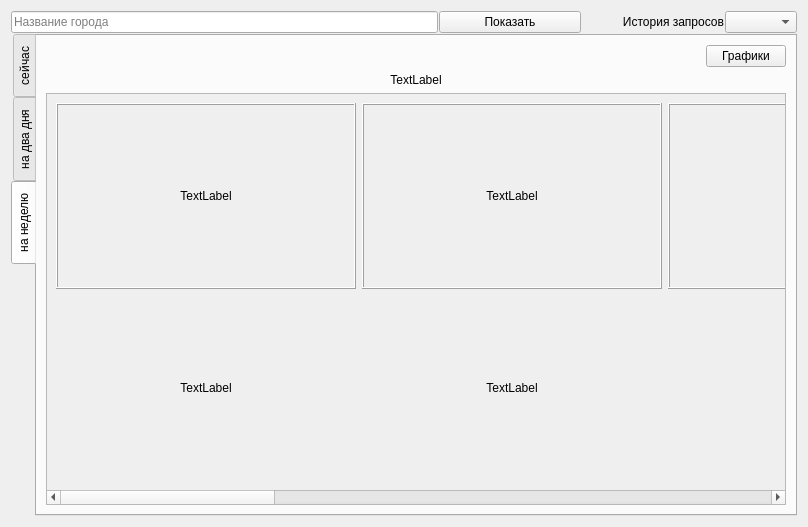
<?xml version="1.0" encoding="UTF-8"?>
<ui version="4.0">
    <class>Form</class>
    <widget class="QWidget" name="Form">
        <property name="geometry">
            <rect>
                <x>0</x>
                <y>0</y>
                <width>808</width>
                <height>527</height>
            </rect>
        </property>
        <property name="windowTitle">
            <string>Form</string>
        </property>
        <property name="styleSheet">
            <string notr="true">font: 16pt &quot;Noto Sans&quot;;</string>
        </property>
        <layout class="QVBoxLayout" name="verticalLayout_3" stretch="0,0">
            <property name="spacing">
                <number>1</number>
            </property>
            <item>
                <layout class="QHBoxLayout" name="horizontalLayout" stretch="3,1,0,0,0">
                    <property name="sizeConstraint">
                        <enum>QLayout::SetNoConstraint</enum>
                    </property>
                    <item>
                        <widget class="QLineEdit" name="enter_city_name">
                            <property name="sizePolicy">
                                <sizepolicy hsizetype="Expanding" vsizetype="Fixed">
                                    <horstretch>1</horstretch>
                                    <verstretch>0</verstretch>
                                </sizepolicy>
                            </property>
                            <property name="placeholderText">
                                <string>Название города</string>
                            </property>
                        </widget>
                    </item>
                    <item>
                        <widget class="QPushButton" name="push_source_city">
                            <property name="text">
                                <string>Показать</string>
                            </property>
                        </widget>
                    </item>
                    <item>
                        <spacer name="horizontalSpacer">
                            <property name="orientation">
                                <enum>Qt::Horizontal</enum>
                            </property>
                            <property name="sizeHint" stdset="0">
                                <size>
                                    <width>40</width>
                                    <height>20</height>
                                </size>
                            </property>
                        </spacer>
                    </item>
                    <item>
                        <widget class="QLabel" name="label_2">
                            <property name="text">
                                <string>История запросов</string>
                            </property>
                            <property name="alignment">
                                <set>Qt::AlignRight|Qt::AlignTrailing|Qt::AlignVCenter</set>
                            </property>
                        </widget>
                    </item>
                    <item>
                        <widget class="QComboBox" name="comboBox_history">
                            <property name="maxCount">
                                <number>30</number>
                            </property>
                            <property name="duplicatesEnabled">
                                <bool>true</bool>
                            </property>
                        </widget>
                    </item>
                </layout>
            </item>
            <item>
                <widget class="QTabWidget" name="tabWidget">
                    <property name="cursor">
                        <cursorShape>ClosedHandCursor</cursorShape>
                    </property>
                    <property name="tabPosition">
                        <enum>QTabWidget::West</enum>
                    </property>
                    <property name="tabShape">
                        <enum>QTabWidget::Rounded</enum>
                    </property>
                    <property name="currentIndex">
                        <number>2</number>
                    </property>
                    <property name="usesScrollButtons">
                        <bool>false</bool>
                    </property>
                    <widget class="QWidget" name="tab__one_day">
                        <attribute name="title">
                            <string>сейчас</string>
                        </attribute>
                        <layout class="QVBoxLayout" name="verticalLayout_2">
                            <item>
                                <layout class="QVBoxLayout" name="verticalLayout" stretch="0,1">
                                    <item>
                                        <layout class="QHBoxLayout" name="horizontalLayout_2">
                                            <property name="leftMargin">
                                                <number>5</number>
                                            </property>
                                            <property name="rightMargin">
                                                <number>5</number>
                                            </property>
                                            <item>
                                                <spacer name="horizontalSpacer_3">
                                                    <property name="orientation">
                                                        <enum>Qt::Horizontal</enum>
                                                    </property>
                                                    <property name="sizeHint" stdset="0">
                                                        <size>
                                                            <width>40</width>
                                                            <height>20</height>
                                                        </size>
                                                    </property>
                                                </spacer>
                                            </item>
                                            <item>
                                                <widget class="QPushButton" name="push_now_graph">
                                                    <property name="text">
                                                        <string>Графики</string>
                                                    </property>
                                                </widget>
                                            </item>
                                        </layout>
                                    </item>
                                    <item>
                                        <widget class="QLabel" name="label_now">
                                            <property name="cursor">
                                                <cursorShape>OpenHandCursor</cursorShape>
                                            </property>
                                            <property name="text">
                                                <string>TextLabel</string>
                                            </property>
                                            <property name="scaledContents">
                                                <bool>false</bool>
                                            </property>
                                            <property name="alignment">
                                                <set>Qt::AlignCenter</set>
                                            </property>
                                        </widget>
                                    </item>
                                </layout>
                            </item>
                        </layout>
                    </widget>
                    <widget class="QWidget" name="tab_two_days">
                        <property name="cursor">
                            <cursorShape>OpenHandCursor</cursorShape>
                        </property>
                        <attribute name="title">
                            <string>на два дня</string>
                        </attribute>
                        <layout class="QVBoxLayout" name="verticalLayout_5">
                            <item>
                                <layout class="QVBoxLayout" name="verticalLayout_4" stretch="0,1">
                                    <item>
                                        <layout class="QHBoxLayout" name="horizontalLayout_3">
                                            <item>
                                                <spacer name="horizontalSpacer_2">
                                                    <property name="orientation">
                                                        <enum>Qt::Horizontal</enum>
                                                    </property>
                                                    <property name="sizeHint" stdset="0">
                                                        <size>
                                                            <width>40</width>
                                                            <height>20</height>
                                                        </size>
                                                    </property>
                                                </spacer>
                                            </item>
                                            <item>
                                                <widget class="QPushButton" name="push_dayli_two_graph">
                                                    <property name="text">
                                                        <string>Графики</string>
                                                    </property>
                                                </widget>
                                            </item>
                                        </layout>
                                    </item>
                                    <item>
                                        <layout class="QHBoxLayout" name="horizontalLayout_4">
                                            <item>
                                                <widget class="QLabel" name="label_day1">
                                                    <property name="cursor">
                                                        <cursorShape>OpenHandCursor</cursorShape>
                                                    </property>
                                                    <property name="acceptDrops">
                                                        <bool>true</bool>
                                                    </property>
                                                    <property name="text">
                                                        <string>TextLabel</string>
                                                    </property>
                                                    <property name="scaledContents">
                                                        <bool>false</bool>
                                                    </property>
                                                    <property name="alignment">
                                                        <set>Qt::AlignCenter</set>
                                                    </property>
                                                </widget>
                                            </item>
                                            <item>
                                                <widget class="QLabel" name="label_day2">
                                                    <property name="cursor">
                                                        <cursorShape>OpenHandCursor</cursorShape>
                                                    </property>
                                                    <property name="text">
                                                        <string>TextLabel</string>
                                                    </property>
                                                    <property name="scaledContents">
                                                        <bool>false</bool>
                                                    </property>
                                                    <property name="alignment">
                                                        <set>Qt::AlignCenter</set>
                                                    </property>
                                                </widget>
                                            </item>
                                        </layout>
                                    </item>
                                </layout>
                            </item>
                        </layout>
                    </widget>
                    <widget class="QWidget" name="tab_week">
                        <attribute name="title">
                            <string>на неделю</string>
                        </attribute>
                        <layout class="QVBoxLayout" name="verticalLayout_7">
                            <item>
                                <layout class="QVBoxLayout" name="verticalLayout_6" stretch="0,0,1">
                                    <item>
                                        <layout class="QHBoxLayout" name="horizontalLayout_5">
                                            <item>
                                                <spacer name="horizontalSpacer_4">
                                                    <property name="orientation">
                                                        <enum>Qt::Horizontal</enum>
                                                    </property>
                                                    <property name="sizeHint" stdset="0">
                                                        <size>
                                                            <width>40</width>
                                                            <height>20</height>
                                                        </size>
                                                    </property>
                                                </spacer>
                                            </item>
                                            <item>
                                                <widget class="QPushButton" name="push_week_graph">
                                                    <property name="text">
                                                        <string>Графики</string>
                                                    </property>
                                                </widget>
                                            </item>
                                        </layout>
                                    </item>
                                    <item>
                                        <widget class="QLabel" name="label_city_week">
                                            <property name="text">
                                                <string>TextLabel</string>
                                            </property>
                                            <property name="scaledContents">
                                                <bool>true</bool>
                                            </property>
                                            <property name="alignment">
                                                <set>Qt::AlignCenter</set>
                                            </property>
                                        </widget>
                                    </item>
                                    <item>
                                        <widget class="QScrollArea" name="scrollArea">
                                            <property name="cursor" stdset="0">
                                                <cursorShape>OpenHandCursor</cursorShape>
                                            </property>
                                            <property name="widgetResizable">
                                                <bool>true</bool>
                                            </property>
                                            <widget class="QWidget" name="scrollAreaWidgetContents">
                                                <property name="geometry">
                                                    <rect>
                                                        <x>-1739</x>
                                                        <y>0</y>
                                                        <width>2472</width>
                                                        <height>329</height>
                                                    </rect>
                                                </property>
                                                <layout class="QHBoxLayout" name="horizontalLayout_7">
                                                    <item>
                                                        <layout class="QHBoxLayout" name="horizontalLayout_6">
                                                            <item>
                                                                <layout class="QVBoxLayout" name="verticalLayout_8">
                                                                    <item>
                                                                        <widget class="QLabel" name="icon_0">
                                                                            <property name="minimumSize">
                                                                                <size>
                                                                                    <width>300</width>
                                                                                    <height>100</height>
                                                                                </size>
                                                                            </property>
                                                                            <property name="frameShape">
                                                                                <enum>QFrame::Box</enum>
                                                                            </property>
                                                                            <property name="frameShadow">
                                                                                <enum>QFrame::Raised</enum>
                                                                            </property>
                                                                            <property name="text">
                                                                                <string>TextLabel</string>
                                                                            </property>
                                                                            <property name="alignment">
                                                                                <set>Qt::AlignCenter</set>
                                                                            </property>
                                                                        </widget>
                                                                    </item>
                                                                    <item>
                                                                        <widget class="QLabel" name="label_week0">
                                                                            <property name="text">
                                                                                <string>TextLabel</string>
                                                                            </property>
                                                                            <property name="alignment">
                                                                                <set>Qt::AlignCenter</set>
                                                                            </property>
                                                                        </widget>
                                                                    </item>
                                                                </layout>
                                                            </item>
                                                            <item>
                                                                <layout class="QVBoxLayout" name="verticalLayout_9">
                                                                    <item>
                                                                        <widget class="QLabel" name="icon_1">
                                                                            <property name="minimumSize">
                                                                                <size>
                                                                                    <width>300</width>
                                                                                    <height>100</height>
                                                                                </size>
                                                                            </property>
                                                                            <property name="frameShape">
                                                                                <enum>QFrame::Box</enum>
                                                                            </property>
                                                                            <property name="frameShadow">
                                                                                <enum>QFrame::Raised</enum>
                                                                            </property>
                                                                            <property name="text">
                                                                                <string>TextLabel</string>
                                                                            </property>
                                                                            <property name="alignment">
                                                                                <set>Qt::AlignCenter</set>
                                                                            </property>
                                                                        </widget>
                                                                    </item>
                                                                    <item>
                                                                        <widget class="QLabel" name="label_week1">
                                                                            <property name="text">
                                                                                <string>TextLabel</string>
                                                                            </property>
                                                                            <property name="alignment">
                                                                                <set>Qt::AlignCenter</set>
                                                                            </property>
                                                                        </widget>
                                                                    </item>
                                                                </layout>
                                                            </item>
                                                        </layout>
                                                    </item>
                                                    <item>
                                                        <layout class="QVBoxLayout" name="verticalLayout_10">
                                                            <item>
                                                                <widget class="QLabel" name="icon_2">
                                                                    <property name="minimumSize">
                                                                        <size>
                                                                            <width>300</width>
                                                                            <height>100</height>
                                                                        </size>
                                                                    </property>
                                                                    <property name="frameShape">
                                                                        <enum>QFrame::Box</enum>
                                                                    </property>
                                                                    <property name="frameShadow">
                                                                        <enum>QFrame::Raised</enum>
                                                                    </property>
                                                                    <property name="text">
                                                                        <string>TextLabel</string>
                                                                    </property>
                                                                    <property name="alignment">
                                                                        <set>Qt::AlignCenter</set>
                                                                    </property>
                                                                </widget>
                                                            </item>
                                                            <item>
                                                                <widget class="QLabel" name="label_week2">
                                                                    <property name="text">
                                                                        <string>TextLabel</string>
                                                                    </property>
                                                                    <property name="alignment">
                                                                        <set>Qt::AlignCenter</set>
                                                                    </property>
                                                                </widget>
                                                            </item>
                                                        </layout>
                                                    </item>
                                                    <item>
                                                        <layout class="QVBoxLayout" name="verticalLayout_11">
                                                            <item>
                                                                <widget class="QLabel" name="icon_3">
                                                                    <property name="minimumSize">
                                                                        <size>
                                                                            <width>300</width>
                                                                            <height>100</height>
                                                                        </size>
                                                                    </property>
                                                                    <property name="frameShape">
                                                                        <enum>QFrame::Box</enum>
                                                                    </property>
                                                                    <property name="frameShadow">
                                                                        <enum>QFrame::Raised</enum>
                                                                    </property>
                                                                    <property name="text">
                                                                        <string>TextLabel</string>
                                                                    </property>
                                                                    <property name="alignment">
                                                                        <set>Qt::AlignCenter</set>
                                                                    </property>
                                                                </widget>
                                                            </item>
                                                            <item>
                                                                <widget class="QLabel" name="label_week3">
                                                                    <property name="text">
                                                                        <string>TextLabel</string>
                                                                    </property>
                                                                    <property name="alignment">
                                                                        <set>Qt::AlignCenter</set>
                                                                    </property>
                                                                </widget>
                                                            </item>
                                                        </layout>
                                                    </item>
                                                    <item>
                                                        <layout class="QVBoxLayout" name="verticalLayout_12">
                                                            <item>
                                                                <widget class="QLabel" name="icon_4">
                                                                    <property name="minimumSize">
                                                                        <size>
                                                                            <width>300</width>
                                                                            <height>100</height>
                                                                        </size>
                                                                    </property>
                                                                    <property name="frameShape">
                                                                        <enum>QFrame::Box</enum>
                                                                    </property>
                                                                    <property name="frameShadow">
                                                                        <enum>QFrame::Raised</enum>
                                                                    </property>
                                                                    <property name="text">
                                                                        <string>TextLabel</string>
                                                                    </property>
                                                                    <property name="alignment">
                                                                        <set>Qt::AlignCenter</set>
                                                                    </property>
                                                                </widget>
                                                            </item>
                                                            <item>
                                                                <widget class="QLabel" name="label_week4">
                                                                    <property name="text">
                                                                        <string>TextLabel</string>
                                                                    </property>
                                                                    <property name="alignment">
                                                                        <set>Qt::AlignCenter</set>
                                                                    </property>
                                                                </widget>
                                                            </item>
                                                        </layout>
                                                    </item>
                                                    <item>
                                                        <layout class="QVBoxLayout" name="verticalLayout_13">
                                                            <item>
                                                                <widget class="QLabel" name="icon_5">
                                                                    <property name="minimumSize">
                                                                        <size>
                                                                            <width>300</width>
                                                                            <height>100</height>
                                                                        </size>
                                                                    </property>
                                                                    <property name="frameShape">
                                                                        <enum>QFrame::Box</enum>
                                                                    </property>
                                                                    <property name="frameShadow">
                                                                        <enum>QFrame::Raised</enum>
                                                                    </property>
                                                                    <property name="text">
                                                                        <string>TextLabel</string>
                                                                    </property>
                                                                    <property name="alignment">
                                                                        <set>Qt::AlignCenter</set>
                                                                    </property>
                                                                </widget>
                                                            </item>
                                                            <item>
                                                                <widget class="QLabel" name="label_week5">
                                                                    <property name="text">
                                                                        <string>TextLabel</string>
                                                                    </property>
                                                                    <property name="alignment">
                                                                        <set>Qt::AlignCenter</set>
                                                                    </property>
                                                                </widget>
                                                            </item>
                                                        </layout>
                                                    </item>
                                                    <item>
                                                        <layout class="QVBoxLayout" name="verticalLayout_14">
                                                            <item>
                                                                <widget class="QLabel" name="icon_6">
                                                                    <property name="minimumSize">
                                                                        <size>
                                                                            <width>300</width>
                                                                            <height>100</height>
                                                                        </size>
                                                                    </property>
                                                                    <property name="frameShape">
                                                                        <enum>QFrame::Box</enum>
                                                                    </property>
                                                                    <property name="frameShadow">
                                                                        <enum>QFrame::Raised</enum>
                                                                    </property>
                                                                    <property name="text">
                                                                        <string>TextLabel</string>
                                                                    </property>
                                                                    <property name="alignment">
                                                                        <set>Qt::AlignCenter</set>
                                                                    </property>
                                                                </widget>
                                                            </item>
                                                            <item>
                                                                <widget class="QLabel" name="label_week6">
                                                                    <property name="text">
                                                                        <string>TextLabel</string>
                                                                    </property>
                                                                    <property name="alignment">
                                                                        <set>Qt::AlignCenter</set>
                                                                    </property>
                                                                </widget>
                                                            </item>
                                                        </layout>
                                                    </item>
                                                    <item>
                                                        <layout class="QVBoxLayout" name="verticalLayout_15">
                                                            <item>
                                                                <widget class="QLabel" name="icon_7">
                                                                    <property name="minimumSize">
                                                                        <size>
                                                                            <width>300</width>
                                                                            <height>100</height>
                                                                        </size>
                                                                    </property>
                                                                    <property name="frameShape">
                                                                        <enum>QFrame::Box</enum>
                                                                    </property>
                                                                    <property name="frameShadow">
                                                                        <enum>QFrame::Raised</enum>
                                                                    </property>
                                                                    <property name="text">
                                                                        <string>TextLabel</string>
                                                                    </property>
                                                                    <property name="alignment">
                                                                        <set>Qt::AlignCenter</set>
                                                                    </property>
                                                                </widget>
                                                            </item>
                                                            <item>
                                                                <widget class="QLabel" name="label_week7">
                                                                    <property name="text">
                                                                        <string>TextLabel</string>
                                                                    </property>
                                                                    <property name="alignment">
                                                                        <set>Qt::AlignCenter</set>
                                                                    </property>
                                                                </widget>
                                                            </item>
                                                        </layout>
                                                    </item>
                                                </layout>
                                            </widget>
                                        </widget>
                                    </item>
                                </layout>
                            </item>
                        </layout>
                    </widget>
                </widget>
            </item>
        </layout>
    </widget>
    <resources/>
    <connections/>
</ui>
